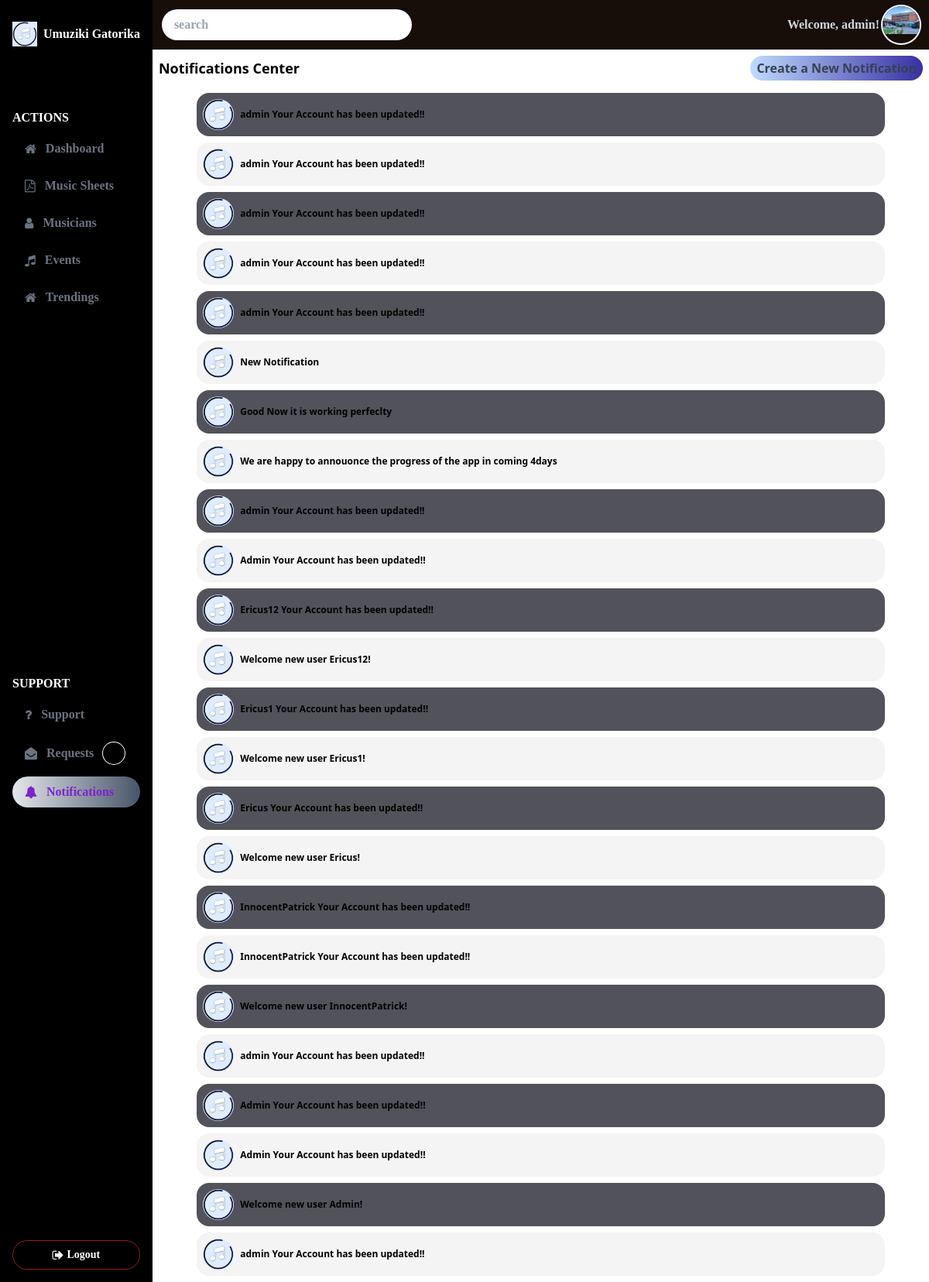
Page /staff/notifications (signed in) on the earlier database version.
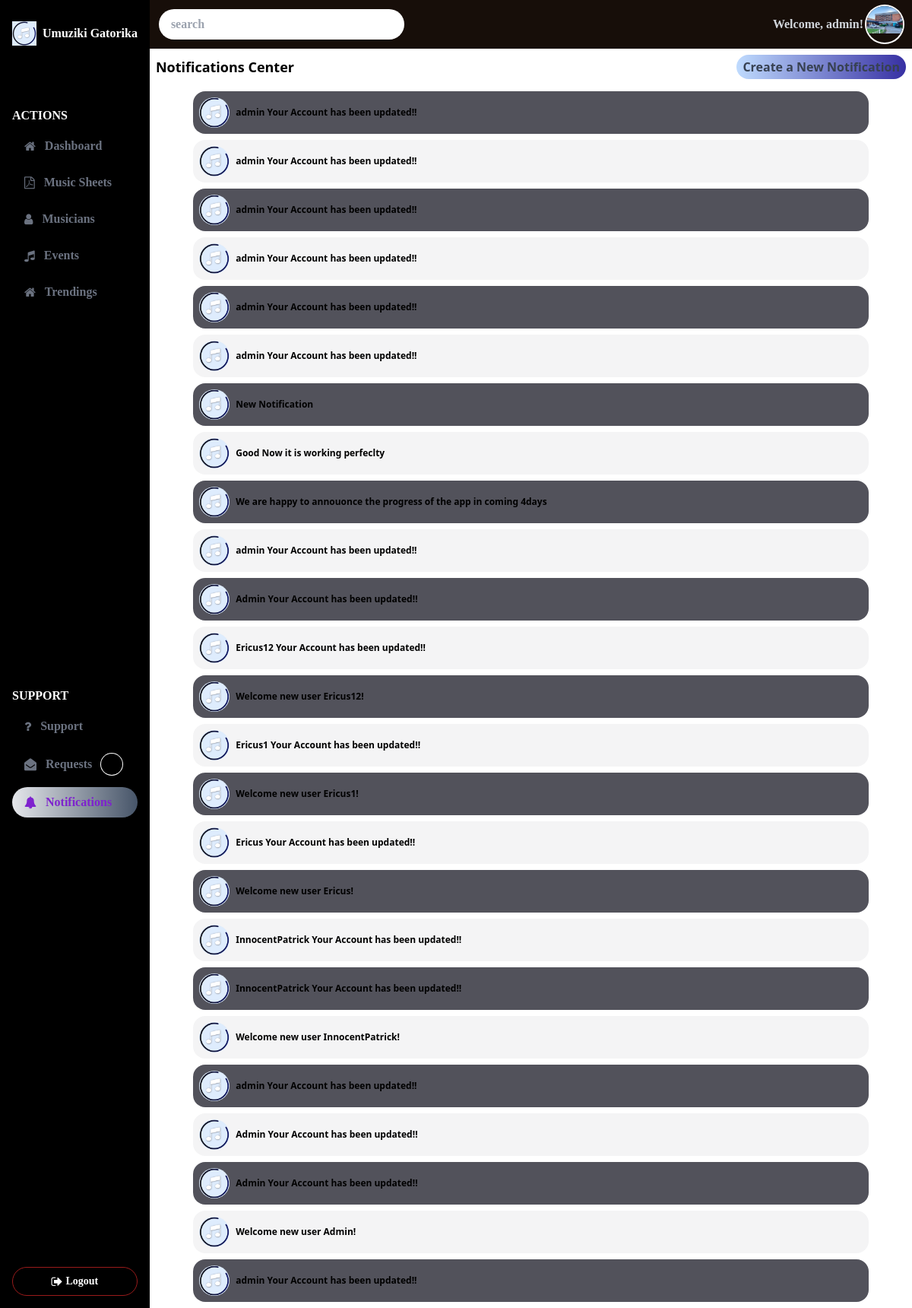
Same page on the later database version.
### Notifications/models.py (models this page shows)
class NotificationModal(models.Model):
    notification_choice=(
       ('App_Notificaion','App Notification'),
       ('User_Notification','User Notification')
    )
    id=models.UUIDField(primary_key=True,default=uuid.uuid4,editable=False)
    type=models.CharField(choices=notification_choice,default='App_Notification',max_length=255)
    notification=models.TextField()
    read=models.BooleanField(default=False)
    notification_owner=models.ForeignKey(Users,on_delete=models.CASCADE,null=True,blank=True)
    created_at=models.DateTimeField(auto_now_add=True)

### Staff/views.py (the view, shortened to what this page needs)
# urls.py: path('',NotificationView.as_view(),name='notification'),
class NotificationView(LoginRequiredMixin,UserPassesTestMixin,View):
    login_url = '/account/login'  # Redirect for unauthenticated users
    def test_func(self):
        return self.request.user.is_staff  # Allow only staff use
    def get(self, request, *args, **kwargs):
        notifications=NotificationModal.objects.all().order_by('-created_at')
        form=NotificationModalForm()
        return render(request,'./Pages/Notifications.html',{'notifications':notifications,"form":form})

### Notifications/forms.py
class NotificationModalForm(forms.ModelForm):
    class Meta:
        model = NotificationModal
        fields = ['type', 'notification']
        widgets = {
            'type': forms.Select(attrs={
                'class': 'block w-full mt-1 py-2 rounded-md border px-2 border-gray-300 shadow-sm focus:border-indigo-500 focus:ring-indigo-500 sm:text-sm',
            }),
            'notification': forms.Textarea(attrs={
                'class': 'block w-full mt-1  rounded-md border px-2 border-gray-300 shadow-sm focus:border-indigo-500 focus:ring-indigo-500 sm:text-sm',
                'rows': 4,
                'placeholder': 'Enter notification message here...'
            }),
        }

### Staff/templates/Pages/Notifications.html (shortened to what this page needs)
{% extends '../staff.html' %}
{% load static %}
{% block Content %}
    <section class="flex flex-col px-2">
        <div class="flex flex-row items-center justify-between my-2">
            <h1 class="font-bold text-lg">Notifications Center</h1>
            <div>
                <button class="create_new_notification bg-gradient-to-r from-blue-200 to-indigo-700  rounded-full px-2 py-1 text-gray-700 font-bold hover:from-purple-300 to-indigo-800 transition-all">Create a New Notification</button>
            </div>
        </div>
        <div class="gap-y-2 flex flex-col my-2">
            {% for notification in notifications %}
                <div style="background-color: {% cycle 'rgb(82 82 91)' 'rgb(244 244 245)' %};" class="group hover:bg-gradient-to-r from-indigo-200 to-purple-800 py-2 px-2 rounded-2xl flex items-center space-x-2 w-[90%] mx-auto ">
                    <div class="size-10 rounded-full ring-gray-500 overflow-hidden flex flex-col items-center justify-center">
                        {% if notification.type == 'App Notification' %}
                            <img src="{% static 'img/logo.png' %}" class="h-[100%] w-[100%]" alt="">
                        {% else %}
                            <img src="{% static 'img/logo.png' %}" class="h-[100%] w-[100%]" alt="">
                        {% endif %}
                    </div>
                    <p class="text-xs font-semibold">{{notification.notification}}</p>
                </div>
            {% endfor %}
        </div>
    </section>
{% endblock Content %}

Differences in the rows shown:
added NotificationModal: notification "admin Your Account has been updated!!"
